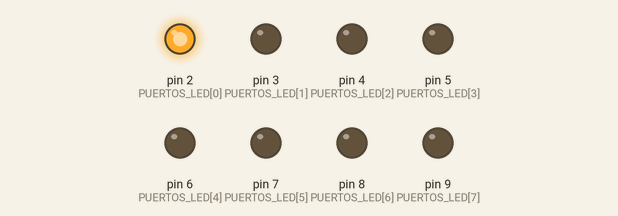
Recording of a sketch running on a simulated Arduino Mega 2560, built with avr-gcc and run on an emulated ATmega2560. Parts: output pins drawn as LEDs (lit = HIGH).

Above: at 0.15 s.
At 1.05 s:
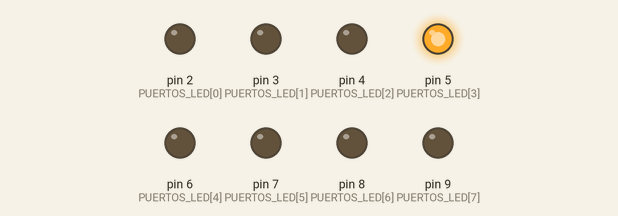
At 1.65 s:
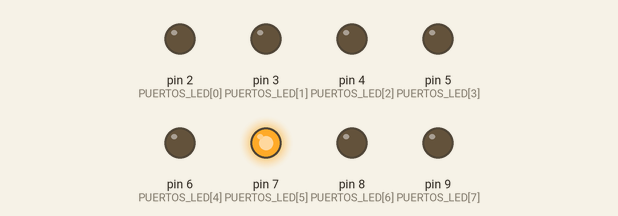
At 2.25 s:
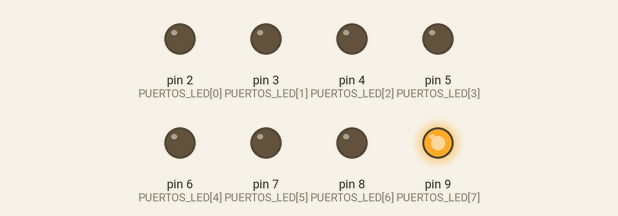
At 3.75 s:
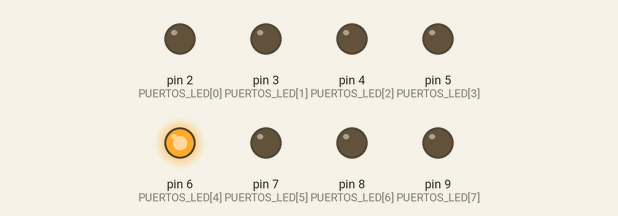
At 5.25 s:
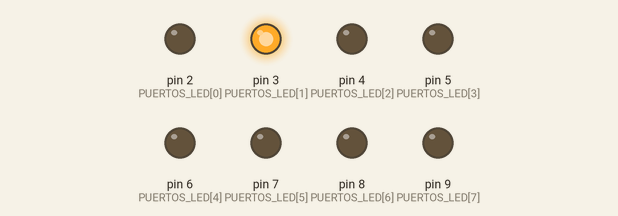
Timing chart, 0 to 5.5 s (numbered marks = the images above):
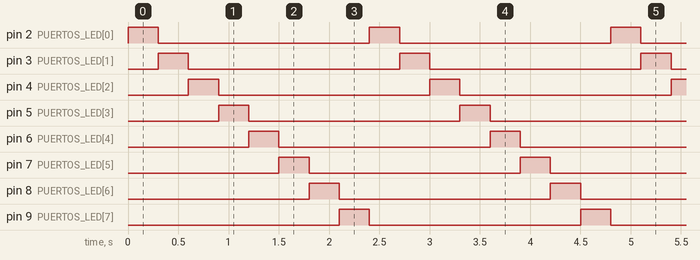

The sketch:

sketch_oct22a.ino
```cpp
unsigned char PUERTOS_LED[] = {2, 3, 4, 5, 6, 7, 8, 9};


unsigned char AUTO_FANT[] = {

 0x01, 0x02, 0x04, 0x08,

 0x10, 0x20, 0x40, 0x80

};


void setup() {

 Serial1.begin(115200);

 Serial1.println("Hello, Roger!");

 Serial1.println("Cambiate de carrera !");


 for (unsigned char x_var = 0; x_var < 8; x_var++) {

  pinMode(PUERTOS_LED[x_var], OUTPUT);

 }


 pinMode(17, INPUT_PULLUP);

 pinMode(16, INPUT_PULLUP);

}


void ESCRIBIR_LEDS(unsigned char numero) {

 for (unsigned char y_var = 0; y_var < 8; y_var++) {

  bool estado = (numero >> y_var) & 1;

  digitalWrite(PUERTOS_LED[y_var], estado ? HIGH : LOW);

 }

}


void loop() {

 for (unsigned char z_var = 0; z_var < 8; z_var++) {

  ESCRIBIR_LEDS(AUTO_FANT[z_var]);

  delay(300);

 }

}
```

Measured:
- by itself, pin 2 (PUERTOS_LED[0]), pin 3 (PUERTOS_LED[1]), pin 4 (PUERTOS_LED[2]), pin 5 (PUERTOS_LED[3]), pin 6 (PUERTOS_LED[4]), pin 7 (PUERTOS_LED[5]), pin 8 (PUERTOS_LED[6]), pin 9 (PUERTOS_LED[7]): alternates HIGH for 0.30 s and LOW for 2.1 s
- by itself, everything shown: repeats every 2.4 s, in 8 steps
